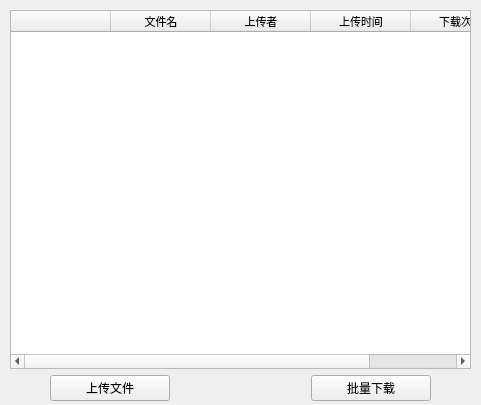
<?xml version="1.0" encoding="UTF-8"?>
<ui version="4.0">
 <class>Form</class>
 <widget class="QWidget" name="Form">
  <property name="geometry">
   <rect>
    <x>0</x>
    <y>0</y>
    <width>481</width>
    <height>405</height>
   </rect>
  </property>
  <property name="windowTitle">
   <string>Form</string>
  </property>
  <widget class="QWidget" name="verticalLayoutWidget">
   <property name="geometry">
    <rect>
     <x>10</x>
     <y>10</y>
     <width>461</width>
     <height>391</height>
    </rect>
   </property>
   <layout class="QVBoxLayout" name="verticalLayout">
    <item>
     <widget class="QTableWidget" name="fileTable">
      <property name="font">
       <font>
        <pointsize>8</pointsize>
       </font>
      </property>
      <property name="selectionMode">
       <enum>QAbstractItemView::ContiguousSelection</enum>
      </property>
      <property name="selectionBehavior">
       <enum>QAbstractItemView::SelectRows</enum>
      </property>
      <property name="showGrid">
       <bool>true</bool>
      </property>
      <property name="gridStyle">
       <enum>Qt::SolidLine</enum>
      </property>
      <property name="sortingEnabled">
       <bool>false</bool>
      </property>
      <property name="wordWrap">
       <bool>true</bool>
      </property>
      <property name="cornerButtonEnabled">
       <bool>true</bool>
      </property>
      <attribute name="horizontalHeaderVisible">
       <bool>true</bool>
      </attribute>
      <attribute name="verticalHeaderVisible">
       <bool>false</bool>
      </attribute>
      <attribute name="verticalHeaderCascadingSectionResizes">
       <bool>false</bool>
      </attribute>
      <attribute name="verticalHeaderHighlightSections">
       <bool>true</bool>
      </attribute>
      <attribute name="verticalHeaderShowSortIndicator" stdset="0">
       <bool>false</bool>
      </attribute>
      <column>
       <property name="text">
        <string>  </string>
       </property>
      </column>
      <column>
       <property name="text">
        <string>文件名</string>
       </property>
      </column>
      <column>
       <property name="text">
        <string>上传者</string>
       </property>
      </column>
      <column>
       <property name="text">
        <string>上传时间</string>
       </property>
      </column>
      <column>
       <property name="text">
        <string>下载次数</string>
       </property>
      </column>
     </widget>
    </item>
    <item>
     <layout class="QHBoxLayout" name="horizontalLayout">
      <item>
       <spacer name="horizontalSpacer_2">
        <property name="orientation">
         <enum>Qt::Horizontal</enum>
        </property>
        <property name="sizeType">
         <enum>QSizePolicy::Preferred</enum>
        </property>
        <property name="sizeHint" stdset="0">
         <size>
          <width>40</width>
          <height>20</height>
         </size>
        </property>
       </spacer>
      </item>
      <item>
       <widget class="QPushButton" name="upLoadFileButton">
        <property name="minimumSize">
         <size>
          <width>120</width>
          <height>0</height>
         </size>
        </property>
        <property name="maximumSize">
         <size>
          <width>120</width>
          <height>16777215</height>
         </size>
        </property>
        <property name="text">
         <string>上传文件</string>
        </property>
       </widget>
      </item>
      <item>
       <spacer name="horizontalSpacer">
        <property name="orientation">
         <enum>Qt::Horizontal</enum>
        </property>
        <property name="sizeHint" stdset="0">
         <size>
          <width>20</width>
          <height>20</height>
         </size>
        </property>
       </spacer>
      </item>
      <item>
       <widget class="QPushButton" name="downloadButton">
        <property name="minimumSize">
         <size>
          <width>120</width>
          <height>0</height>
         </size>
        </property>
        <property name="maximumSize">
         <size>
          <width>120</width>
          <height>16777215</height>
         </size>
        </property>
        <property name="text">
         <string>批量下载</string>
        </property>
       </widget>
      </item>
      <item>
       <spacer name="horizontalSpacer_3">
        <property name="orientation">
         <enum>Qt::Horizontal</enum>
        </property>
        <property name="sizeType">
         <enum>QSizePolicy::Preferred</enum>
        </property>
        <property name="sizeHint" stdset="0">
         <size>
          <width>40</width>
          <height>20</height>
         </size>
        </property>
       </spacer>
      </item>
     </layout>
    </item>
   </layout>
  </widget>
 </widget>
 <resources/>
 <connections/>
</ui>
